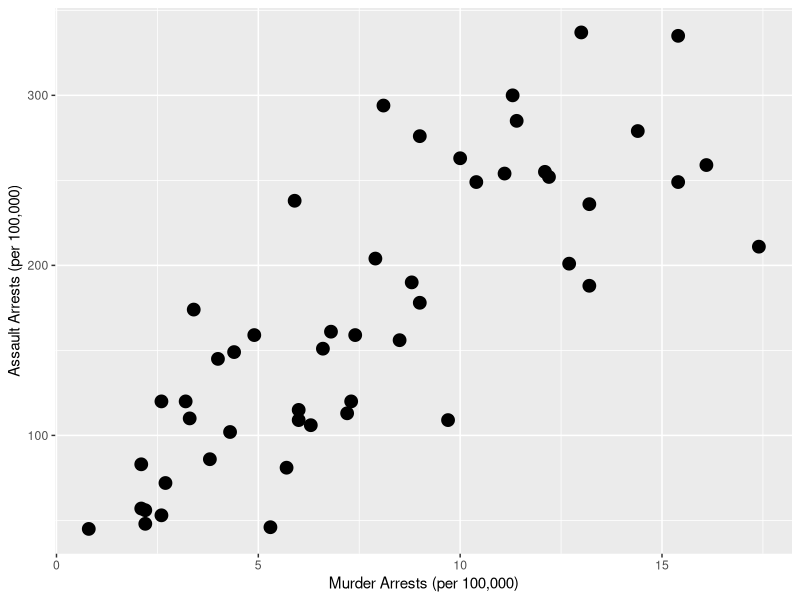
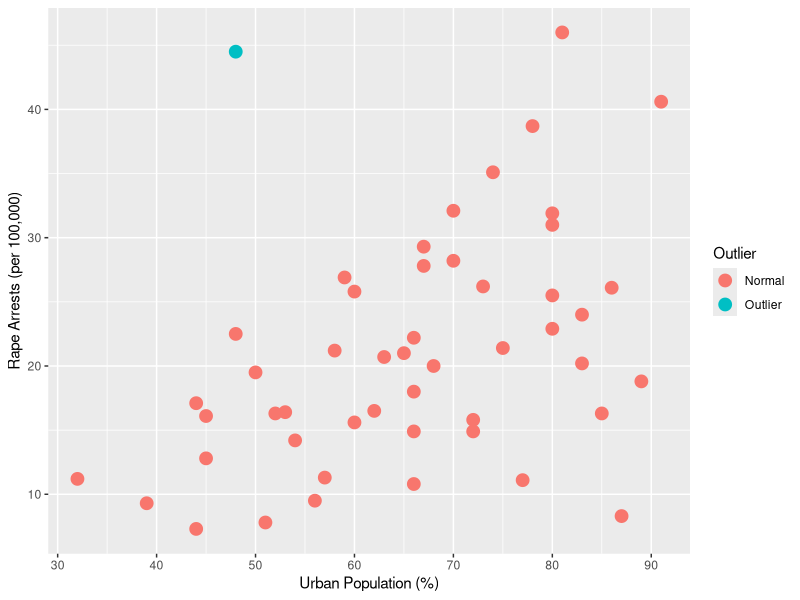
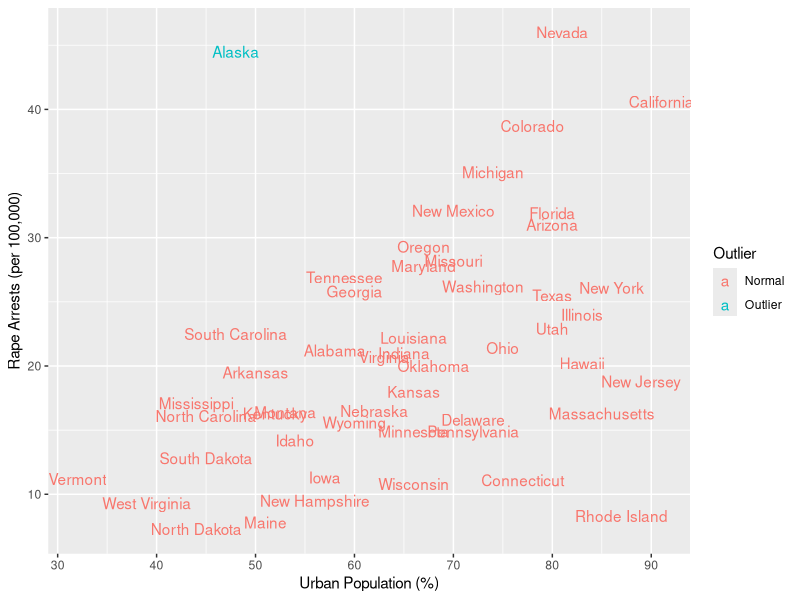
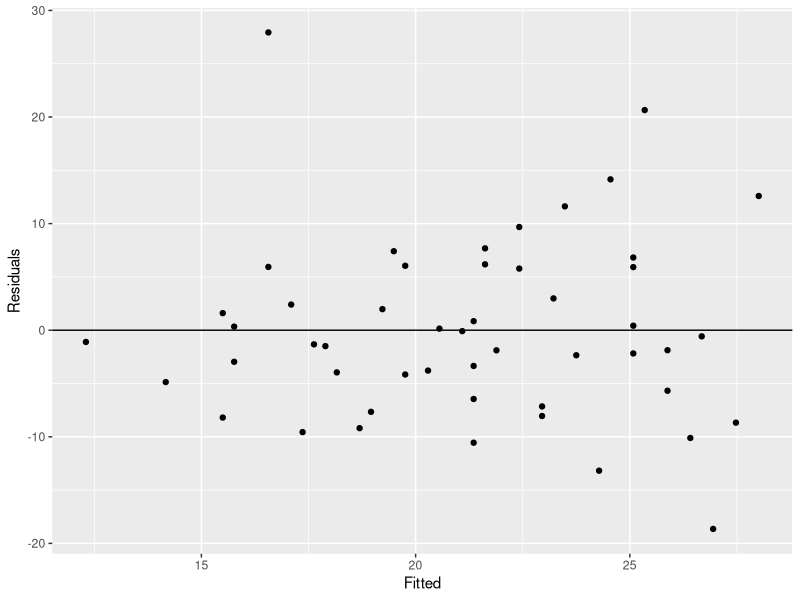
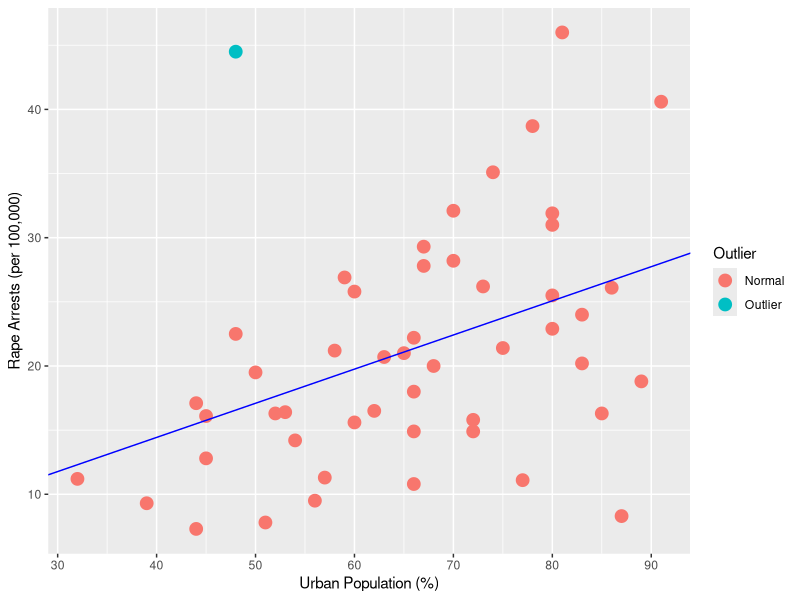
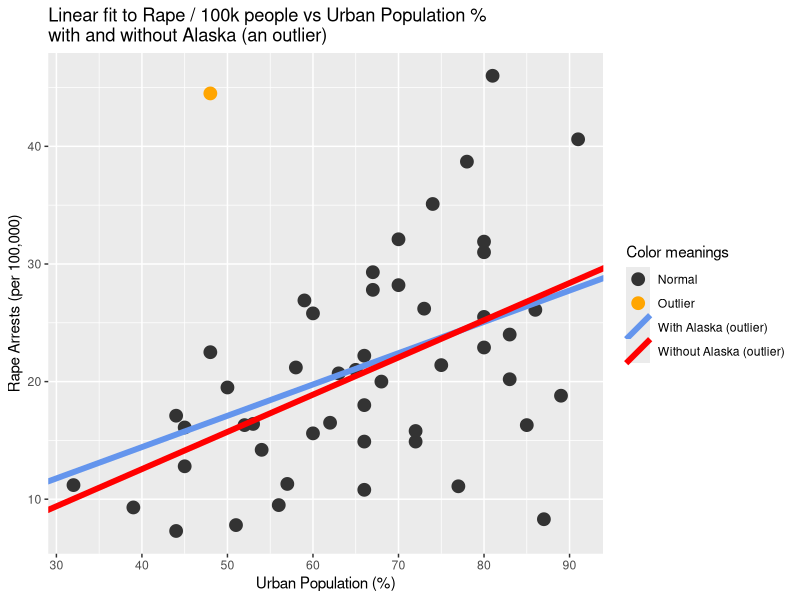
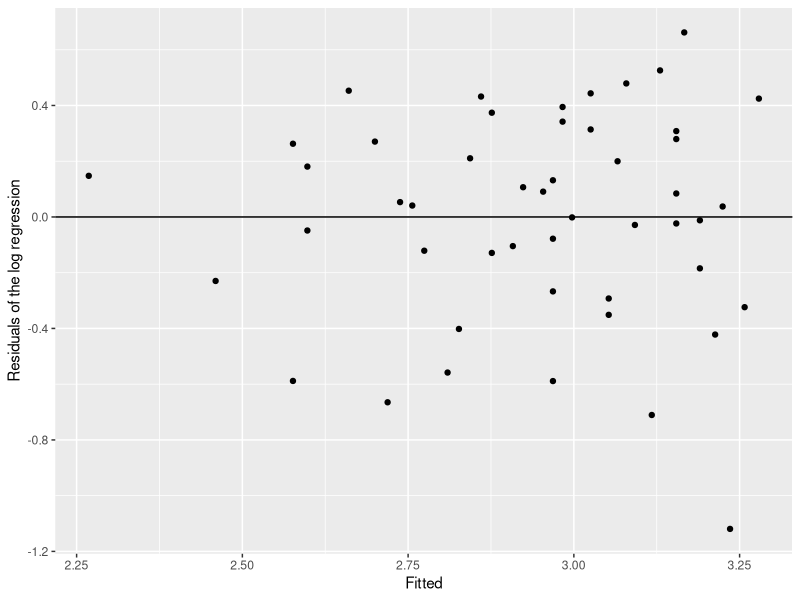
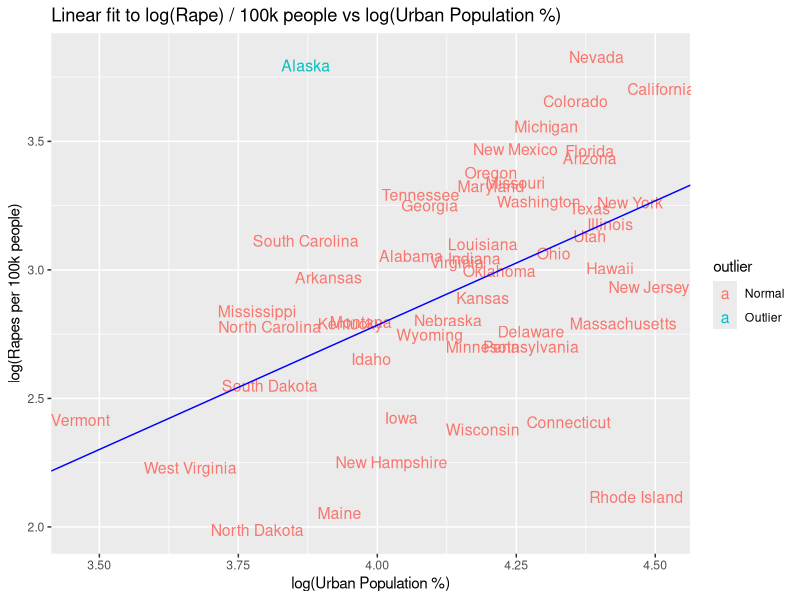

Reproduce these figures in R, in order.
## ---- chunk 1
# set knitr options globally
knitr::opts_chunk$set(
  echo = FALSE,  # don't print code
  warning = FALSE,  # don't print warnings
  message = FALSE  # don't print messages
)

# load in libraries
library(ggplot2)
library(tidyverse)
library(here)
## ---- chunk 2

# read in USArrests data
data(USArrests)
# uncomment to read more about USArrests dataset
# ? USArrests

# read in state coordinates data
state_coordinates <- read.table(here("lab0/data/stateCoord.txt"))

## ---- chunk 3

arrests <- USArrests %>% 
  # convert rownames to a column named "state"
  rownames_to_column("state") %>%
  # convert all variable names to lowercase words separated by _
  select(state = state, 
         murder = Murder, 
         assault = Assault, 
         urban_pop = UrbanPop, 
         rape = Rape)


state_coordinates <- state_coordinates %>% 
  # convert rownames to a column named state
  rownames_to_column("state") %>%
  # remove hyphens from state names
  mutate(state = gsub("-", " ", state))

# check to see which state names don't match
setdiff(arrests$state, state_coordinates$state)
# or equivalently,
arrests$state[!(arrests$state %in% state_coordinates$state)]

## ---- chunk 4
# merge the datasets together (could also use a _join() function)
arrests <- left_join(arrests, state_coordinates, by = "state")
if (nrow(arrests) != nrow(USArrests)) {
  stop("The merge between the arrests and state locations failed.")
}
## ---- chunk 5
# There is a positive correlation between murder and assault rates.
ggplot(arrests) + 
  geom_point(aes(x = murder, y = assault), size=4) +
  xlab("Murder Arrests (per 100,000)") +
  ylab("Assault Arrests (per 100,000)")
## ---- chunk 6
# There is an outlier in the relationship between urban population and
# rate of rape. Identify the outlier
arrests <- arrests %>% 
  # create outlier column
  mutate(outlier = if_else(rape > 0.75 * urban_pop, "Outlier", "Normal"))
# plot the data with the outlier colored
ggplot(arrests) +
  geom_point(aes(x = urban_pop, y = rape, color = outlier),
             size = 4) +
  labs(x = "Urban Population (%)", y = "Rape Arrests (per 100,000)",
       color = "Outlier")
  
## ---- chunk 7
# What is that outlier?  It is Alaska, those jerks.
ggplot(arrests) +
  geom_text(aes(x = urban_pop, y = rape, 
                label = state, color = outlier)) +
  labs(x = "Urban Population (%)", y = "Rape Arrests (per 100,000)",
       color = "Outlier")
## ---- chunk 8
arrests <- arrests %>%
  # remove the murder and assault columns
  select(-murder, -assault)

# Run regressions of rate of rape on urban population.
regression <- lm(rape ~ urban_pop, arrests)
regression_df <- data.frame(
  fitted = regression$fitted.values, 
  residuals = regression$residuals
)
# The variance of the residuals increases with the prediction.  This is
# probably due to the response being constrained to be positive.  See
# below.
ggplot(regression_df) +
  geom_point(aes(x = fitted, y = residuals)) +
  geom_hline(yintercept = 0) +
  xlab("Fitted") + 
  ylab("Residuals")

# The raw data with the fitted line.
ggplot(arrests) +
  geom_point(aes(x = urban_pop, y = rape, color = outlier),
             size = 4) +
  geom_abline(aes(intercept = regression$coefficients[1], 
                  slope = regression$coefficients[2]),
              color = "blue") +
  labs(x = "Urban Population (%)", y = "Rape Arrests (per 100,000)", 
       color = "Outlier")

# Run the regression with no outlier.
arrests_trim <- arrests %>% 
  filter(outlier == "Normal")
trim_regression <- lm(rape ~ urban_pop, data = arrests_trim)
trim_regression_df <- data.frame(
  fitted = trim_regression$fitted.values, 
  residuals = trim_regression$residuals
)

# The raw data with both fitted lines, with and without the outlier.
# I'll put the pretty title and legend for (6) in here.
ggplot(arrests) +
  geom_point(aes(x = urban_pop, y = rape, color = outlier), size = 4) +
  geom_abline(aes(intercept = regression$coefficients[1], 
                  slope = regression$coefficients[2],
              color = "With Alaska (outlier)"), lwd = 2) +
  geom_abline(aes(intercept = trim_regression$coefficients[1], 
                  slope = trim_regression$coefficients[2],
              color = "Without Alaska (outlier)"), lwd = 2) +
  ggtitle(paste("Linear fit to Rape / 100k people vs Urban Population %",
                "with and without Alaska (an outlier)", sep="\n")) +
  xlab("Urban Population (%)") + ylab("Rape Arrests (per 100,000)") +
  scale_color_manual(name = "Color meanings", 
                    values = c("Normal" = "grey20", 
                               "Outlier" = "orange",
                               "With Alaska (outlier)" = "cornflowerblue",
                               "Without Alaska (outlier)" = "red"))

# The fit does not look great, especially the heteroskedasticity.
# The increase in the residuals' variance as a function of the fitted value
# could be because the response is constrained to be positive.
log_regression <- lm(log(rape) ~ log(urban_pop), data = arrests_trim)
log_regression_df <- data.frame(
  fitted = log_regression$fitted.values, 
  residuals = log_regression$residuals
)
# Note that there is less heteroskedasticity in log space and the fit looks better.
ggplot(log_regression_df) +
  geom_point(aes(x = fitted, y = residuals)) +
  geom_hline(yintercept = 0) +
  xlab("Fitted") + 
  ylab("Residuals of the log regression")

# The raw data with the fitted line from the log regression.  Note that if
# Alaska is an outlier on the log scale, then Rhode Island is, too.
ggplot(arrests) +
  geom_text(aes(x = log(urban_pop), y = log(rape), 
                color = outlier, label = state),
            size = 4) +
  geom_abline(aes(intercept = log_regression$coefficients[1], 
                  slope = log_regression$coefficients[2]),
              color="blue") +
  ggtitle("Linear fit to log(Rape) / 100k people vs log(Urban Population %)") +
  xlab("log(Urban Population %)") + 
  ylab("log(Rapes per 100k people)")

# However, the R2 doesn't increase very much.
var(trim_regression_df$fitted) / (var(trim_regression_df$fitted) +
                                    var(trim_regression_df$residuals))
var(log_regression_df$fitted) / (var(log_regression_df$fitted) +
                                   var(log_regression_df$residuals))
